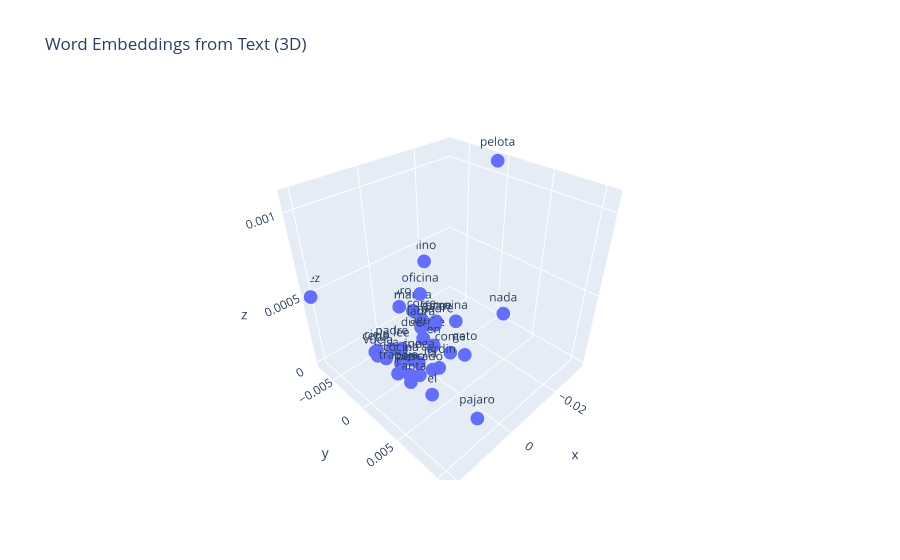

The cell this chart's notebook holds for it:
### Code cell
# Visualize in 3D using Plotly
# Expand embeddings to 3D using a simple projection
embeddings_3d = np.column_stack([
    embeddings[:, 0],
    embeddings[:, 1],
    embeddings[:, 0] ** 2 + embeddings[:, 1] ** 2  # radial distance as 3rd dimension
])

df_3d = pd.DataFrame(embeddings_3d, columns=['x', 'y', 'z'])
df_3d['word'] = list(text_vocab.keys())

fig = px.scatter_3d(df_3d, x='x', y='y', z='z', text='word',
                    title='Word Embeddings from Text (3D)')
fig.update_traces(marker=dict(size=8), textposition='top center')
fig.show()

### Figure 1 — Plotly figure (JSON) as saved in the notebook; plotly's stock layout.template omitted (floating-point values rounded to 4 significant figures)
{"data": [{"hovertemplate": "x=%{x}<br>y=%{y}<br>z=%{z}<br>word=%{text}<extra></extra>", "legendgroup": "", "marker": {"color": "#636efa", "size": 8, "symbol": "circle"}, "mode": "markers+text", "name": "", "scene": "scene", "showlegend": false, "text": ["jardin", "gato", "pajaro", "agua", "pescado", "la", "libro", "canta", "pelota", "lee", "corre", "pez", "padre", "madre", "nada", "nino", "nina", "cocina", "juega", "duerme", "trabaja", "maulla", "come", "gata", "con", "carne", "casa", "el", "vuela", "perro", "cielo", "en", "cena", "oficina", "ladra"], "textposition": "top center", "type": "scatter3d", "x": [-0.001802, -0.008413, 0.01218, -0.006015, 0.004975, -2.961e-05, -0.008296, 0.01362, -0.0329, 0.0008717, -0.009572, 0.02109, 0.003662, -0.01054, -0.01803, -0.01878, -0.01342, 0.006039, 0.0008685, -0.006058, 0.01705, -0.009805, -0.007086, -0.01032, 0.001607, -0.0112, 0.009545, 0.01171, 0.01251, 0.008272, 0.009708, -0.006214, 0.01137, -0.01367, -0.007958], "y": [0.001636, 0.003036, 0.0108, -0.002208, 0.001277, 0.001291, -0.006981, 0.003485, -0.0008774, -0.0031, -0.003757, -0.007168, -0.003498, -0.001923, 0.004942, -0.006488, 0.0001348, -0.001122, -0.00041, -0.002279, 0.00329, -0.005249, 0.00145, -0.002057, -0.001173, -0.002041, -0.001864, 0.005496, -0.00176, 0.001087, -0.003231, -0.0007104, -0.002709, -0.005412, -0.003266], "z": [5.925e-06, 8e-05, 0.0002648, 4.106e-05, 2.639e-05, 1.669e-06, 0.0001176, 0.0001977, 0.001083, 1.037e-05, 0.0001057, 0.000496, 2.565e-05, 0.0001149, 0.0003496, 0.000395, 0.0001802, 3.773e-05, 9.224e-07, 4.189e-05, 0.0003016, 0.0001237, 5.231e-05, 0.0001107, 3.956e-06, 0.0001296, 9.458e-05, 0.0001674, 0.0001597, 6.961e-05, 0.0001047, 3.912e-05, 0.0001366, 0.0002162, 7.399e-05]}], "layout": {"legend": {"tracegroupgap": 0}, "scene": {"domain": {"x": [0, 1], "y": [0, 1]}, "xaxis": {"title": {"text": "x"}}, "yaxis": {"title": {"text": "y"}}, "zaxis": {"title": {"text": "z"}}}, "title": {"text": "Word Embeddings from Text (3D)"}}}
